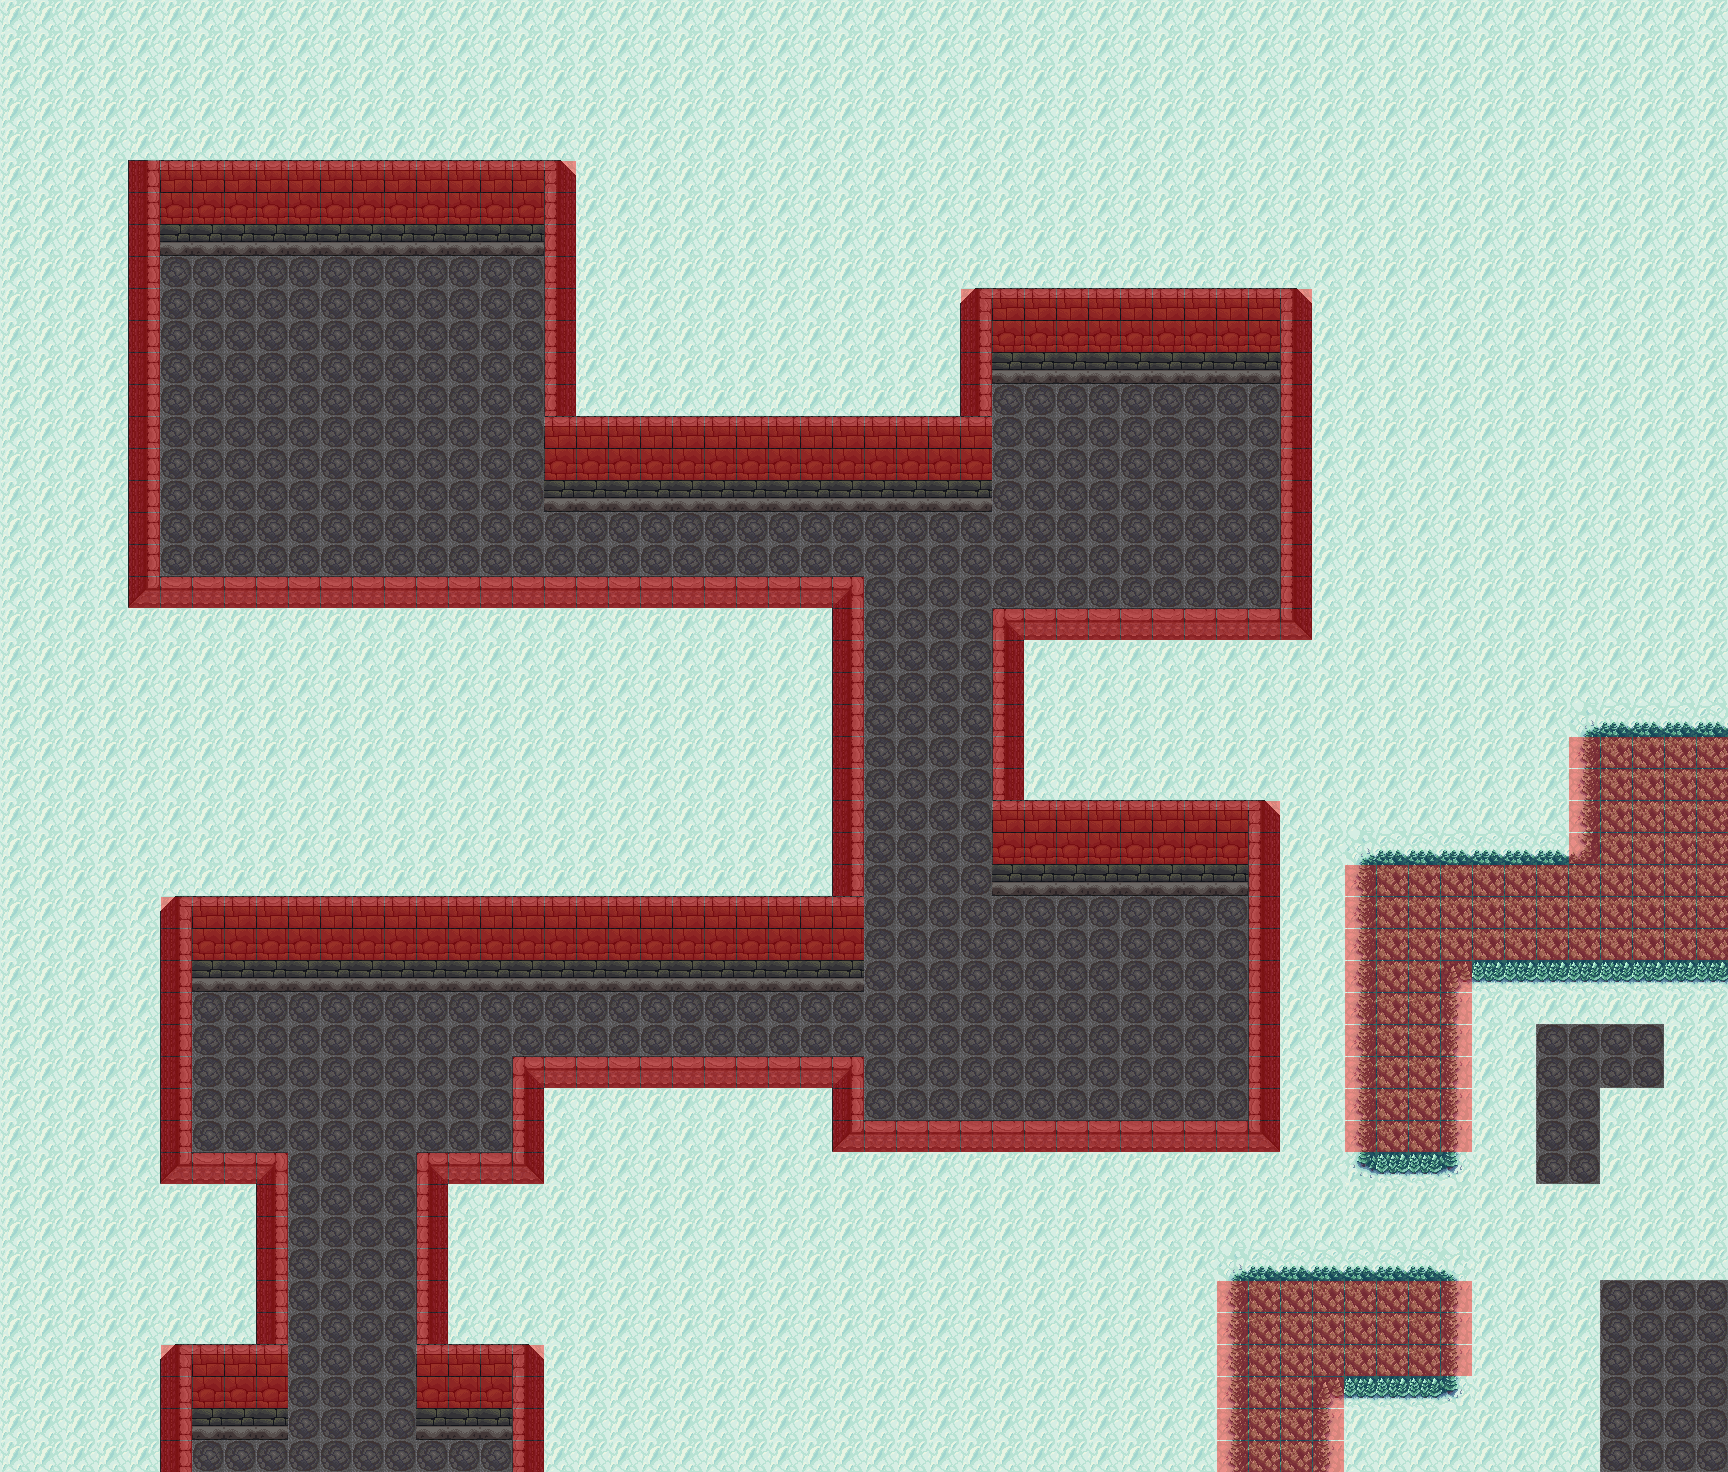

Rendered tile map (Tiled .tmx) drawn with the repository's tilesets; below, a short description and the map source with its tile grids summarised:
An orthogonal 54x46 tile map with 32x32 px tiles, 2 tile layers (Capa de patrones 1, Coliders), 3 tilesets.

<map version="1.10" tiledversion="1.10.2" orientation="orthogonal" renderorder="right-down" width="54" height="46" tilewidth="32" tileheight="32" infinite="0" nextlayerid="3" nextobjectid="1">
 <tileset firstgid="1" name="castillotiles" tilewidth="32" tileheight="32" tilecount="210" columns="15">
  <image source="../Textures/castillotiles.png" width="480" height="464" />
 </tileset>
 <tileset firstgid="211" name="TILESET4" tilewidth="32" tileheight="32" tilecount="256" columns="16">
  <image source="../Textures/TILESET4.png" width="512" height="512" />
 </tileset>
 <tileset firstgid="467" name="MapMetadata" tilewidth="32" tileheight="32" tilecount="2" columns="2">
  <image source="MapMetadata.png" width="67" height="34" />
 </tileset>
 <layer id="1" name="Capa de patrones 1" width="54" height="46">
  <properties>
   <property name="Draw" type="bool" value="true" />
  </properties>
  <data>[2484 cells, 2484 non-empty, 103 distinct tile ids]</data>
 </layer>
 <layer id="2" name="Coliders" width="54" height="46">
  <properties>
   <property name="IsWalkable" type="bool" value="false" />
  </properties>
  <data>[2484 cells, 410 non-empty, 1 distinct tile ids]</data>
 </layer>
</map>
